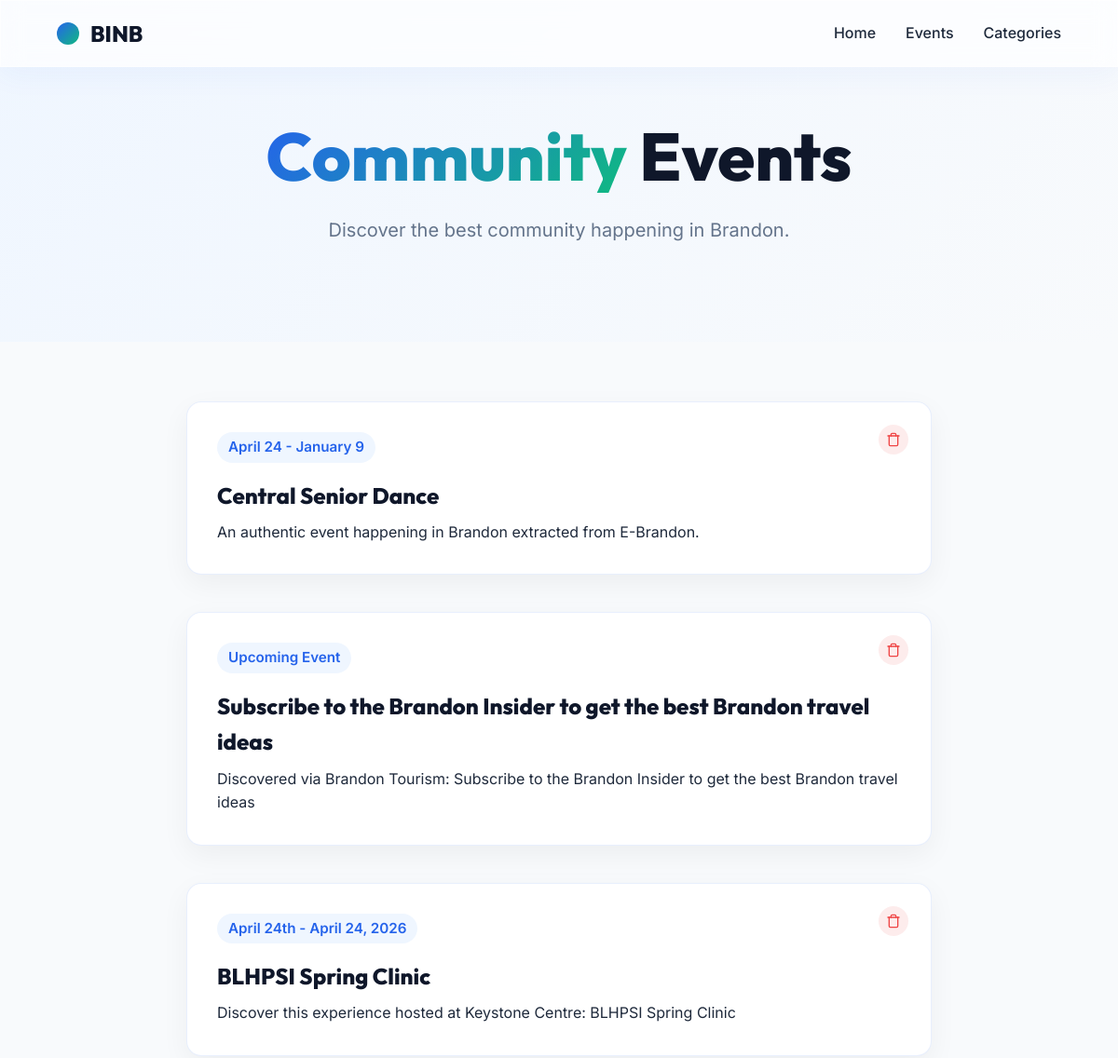
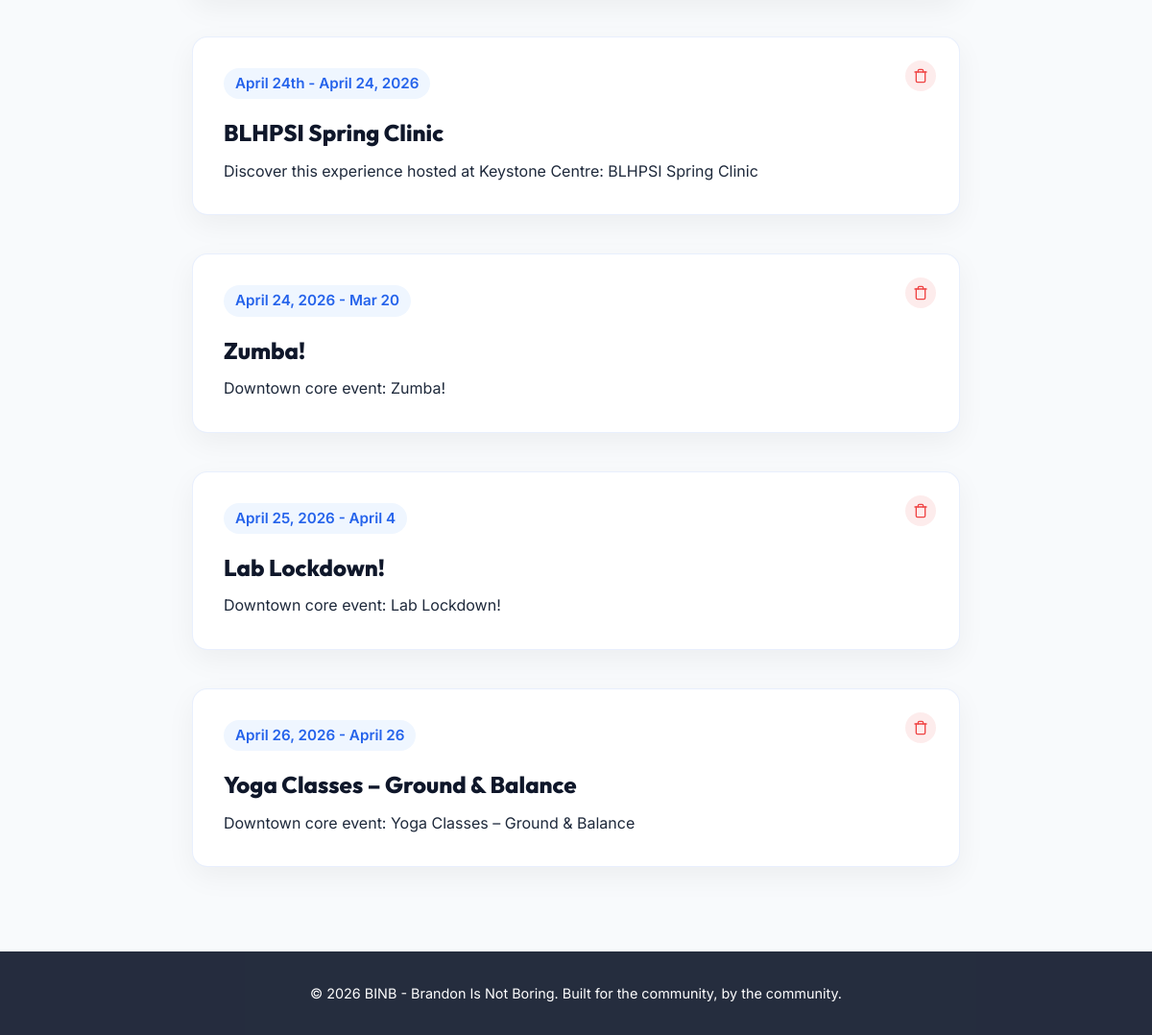
The page /category/community on the database its author committed (2 pictures, top to bottom).
### tables this page shows
CREATE TABLE events (
            id INTEGER PRIMARY KEY AUTOINCREMENT,
            title TEXT NOT NULL,
            description TEXT NOT NULL,
            category TEXT NOT NULL,
            date_time TEXT NOT NULL
        );

### app.py (the view)
@app.route('/category/<string:category_name>')
def category(category_name):
    conn = get_db_connection()
    events = conn.execute('SELECT * FROM events WHERE category = ?', (category_name.lower(),)).fetchall()
    conn.close()
    return render_template('category.html', category_name=category_name.capitalize(), events=events)

### app.py (called while the page is built)
def get_db_connection():
    conn = sqlite3.connect('events.db')
    conn.row_factory = sqlite3.Row
    return conn

### templates/category.html (shortened to what this page needs)
<!DOCTYPE html>
<html lang="en">
<head>
    <link rel="stylesheet" href="{{ url_for('static', filename='css/style.css') }}">
</head>
<body>
    <nav class="navbar glass">
        <div class="logo">
            <span class="logo-mark"></span>
            <h1>BINB</h1>
        </div>
        <ul class="nav-links">
            <li><a href="/">Home</a></li>
            <li><a href="/#events">Events</a></li>
            <li><a href="/#categories">Categories</a></li>
        </ul>
    </nav>
    <header class="category-hero">
        <h1 class="hero-title"><span class="gradient-text">{{ category_name }}</span> Events</h1>
        {% if category_name == 'All' %}
        <p class="hero-subtitle">Discover everything happening in Brandon.</p>
        {% else %}
        <p class="hero-subtitle">Discover the best {{ category_name.lower() }} happening in Brandon.</p>
        {% endif %}
    </header>
    <section class="events-container">
        {% if events %}
            <div class="grid" style="grid-template-columns: 1fr; max-width: 800px; gap: 1rem;">
            {% for event in events %}
                <div class="event-card" id="event-{{ event.id }}">
                    <button class="delete-btn" onclick="deleteEvent({{ event.id }})" aria-label="Delete Event">
                    </button>
                    <div class="event-time">{{ event.date_time }}</div>
                    <h3>{{ event.title }}</h3>
                    <p>{{ event.description }}</p>
                </div>
            {% endfor %}
            </div>
        {% endif %}
    </section>
    <footer>
        <p>&copy; 2026 BINB - Brandon Is Not Boring. Built for the community, by the community.</p>
    </footer>
</body>
</html>

### static/css/style.css (style rules this page uses)
:root { --primary-blue: #2563EB; --dark-blue: #0F172A; --light-blue: #EFF6FF; --accent-green: #10B981; --light-green: #D1FAE5; --white: #FFFFFF; --off-white: #F8FAFC; --text-main: #1E293B; --text-muted: #64748B; --radius: 16px; --transition: 0.3s cubic-bezier(0.4, 0, 0.2, 1); }
* { margin: 0; padding: 0; box-sizing: border-box; }
body { font-family: 'Inter', sans-serif; color: var(--text-main); background-color: var(--off-white); line-height: 1.6; overflow-x: hidden; }
h1, h2, h3, .logo h1 { font-family: 'Outfit', sans-serif; font-weight: 800; }
.gradient-text { background: linear-gradient(135deg, var(--primary-blue), var(--accent-green)); -webkit-background-clip: text; -webkit-text-fill-color: transparent; display: inline-block; }
a { text-decoration: none; color: inherit; transition: var(--transition); }
.glass { background: rgba(255, 255, 255, 0.7); backdrop-filter: blur(12px); -webkit-backdrop-filter: blur(12px); border: 1px solid rgba(255, 255, 255, 0.5); box-shadow: 0 8px 32px rgba(37, 99, 235, 0.05); }
.navbar { display: flex; justify-content: space-between; align-items: center; padding: 1rem 5%; position: fixed; top: 0; left: 0; right: 0; z-index: 1000; }
.logo { display: flex; align-items: center; gap: 0.75rem; }
.logo-mark { width: 24px; height: 24px; background: linear-gradient(135deg, var(--primary-blue), var(--accent-green)); border-radius: 50%; }
.logo h1 { font-size: 1.5rem; color: var(--dark-blue); }
.nav-links { list-style: none; display: flex; align-items: center; gap: 2rem; font-weight: 500; }
.hero-title { font-size: 4.5rem; line-height: 1.1; color: var(--dark-blue); margin-bottom: 1.5rem; }
.hero-subtitle { font-size: 1.25rem; color: var(--text-muted); margin-bottom: 2.5rem; }
.grid { display: grid; grid-template-columns: repeat(auto-fit, minmax(240px, 1fr)); gap: 2rem; max-width: 1200px; margin: 0 auto; }
footer { text-align: center; padding: 2rem; background: var(--dark-blue); color: var(--white); font-size: 0.9rem; opacity: 0.9; }

### templates/category.html (style rules this page uses)
.category-hero { padding: 8rem 5% 4rem; text-align: center; background: linear-gradient(135deg, var(--light-blue), var(--off-white)); }
.events-container { padding: 4rem 5%; max-width: 1200px; margin: 0 auto; }
.event-card { background: var(--white); border-radius: var(--radius); padding: 2rem; margin-bottom: 1.5rem; box-shadow: 0 10px 30px rgba(0,0,0,0.05); border: 1px solid rgba(37, 99, 235, 0.1); transition: var(--transition); display: block; position: relative; }
.delete-btn { position: absolute; top: 1.5rem; right: 1.5rem; background: rgba(239, 68, 68, 0.1); border: none; color: #ef4444; width: 32px; height: 32px; border-radius: 50%; display: flex; align-items: center; justify-content: center; cursor: pointer; transition: var(--transition); }
.event-card h3 { font-size: 1.5rem; color: var(--dark-blue); margin-bottom: 0.5rem; }
.event-time { font-weight: 600; color: var(--primary-blue); margin-bottom: 1rem; font-size: 0.95rem; display: inline-block; background: var(--light-blue); padding: 0.25rem 0.75rem; border-radius: 99px; }

### rows shown on the page
events: date_time "April 24 - January 9", title "Central Senior Dance", description "An authentic event happening in Brandon extracted from E-Brandon."
events: date_time "Upcoming Event", title "Subscribe to the Brandon Insider to get the best Brandon travel ideas", description "Discovered via Brandon Tourism: Subscribe to the Brandon Insider to get the best Brandon travel ideas"
events: date_time "April 24th - April 24, 2026", title "BLHPSI Spring Clinic", description "Discover this experience hosted at Keystone Centre: BLHPSI Spring Clinic"
events: date_time "April 24th - April 24, 2026", title "BLHPSI Spring Clinic", description "Discover this experience hosted at Keystone Centre: BLHPSI Spring Clinic"
events: date_time "April 24, 2026 - Mar 20", title "Zumba!", description "Downtown core event: Zumba!"
events: date_time "April 25, 2026 - April 4", title "Lab Lockdown!", description "Downtown core event: Lab Lockdown!"
events: date_time "April 26, 2026 - April 26", title "Yoga Classes – Ground & Balance", description "Downtown core event: Yoga Classes – Ground & Balance"

### other values the page prints
{{ category_name }} "Community"
{{ category_name.lower() }} "community"
